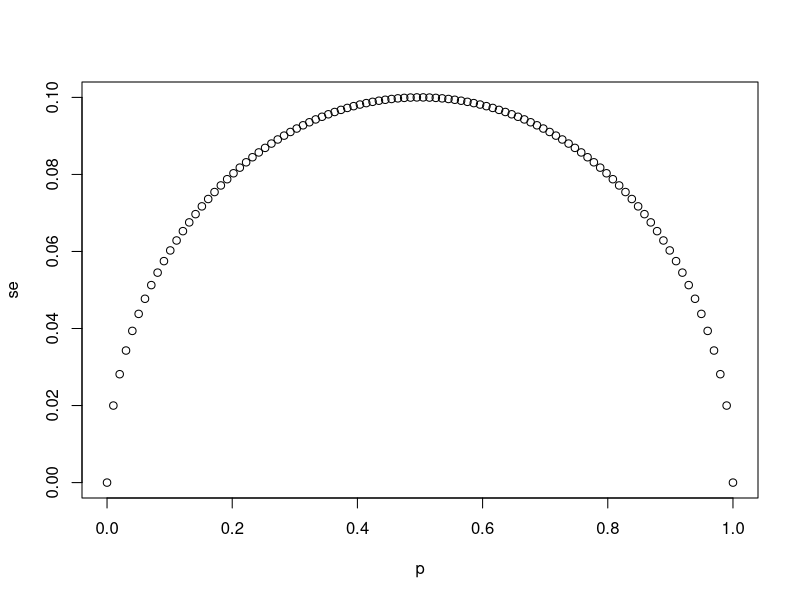
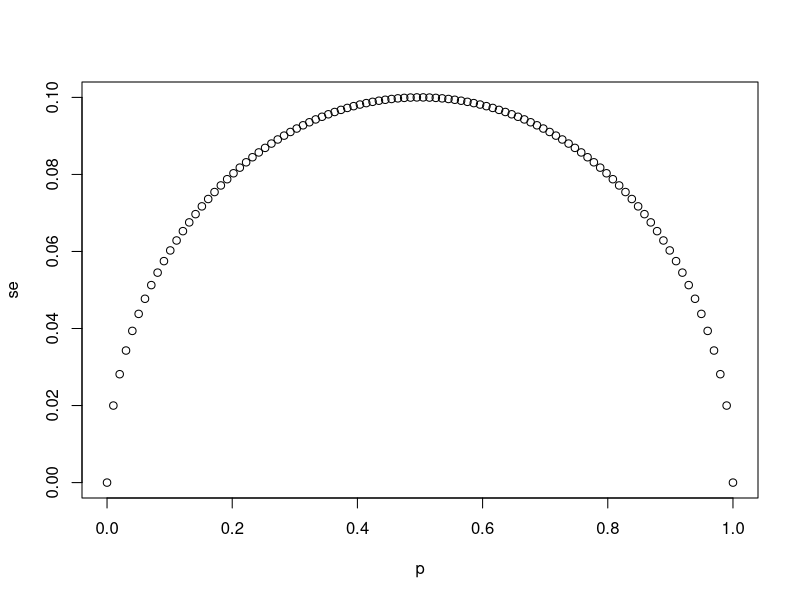
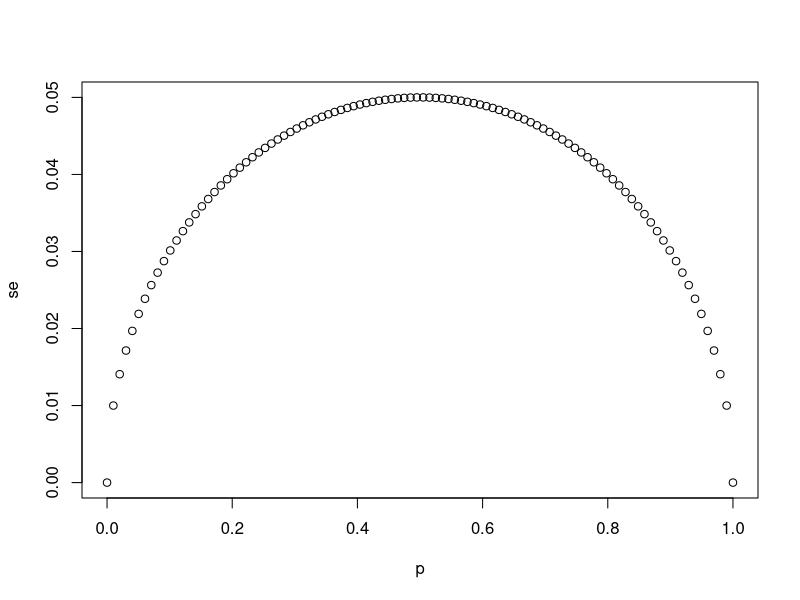
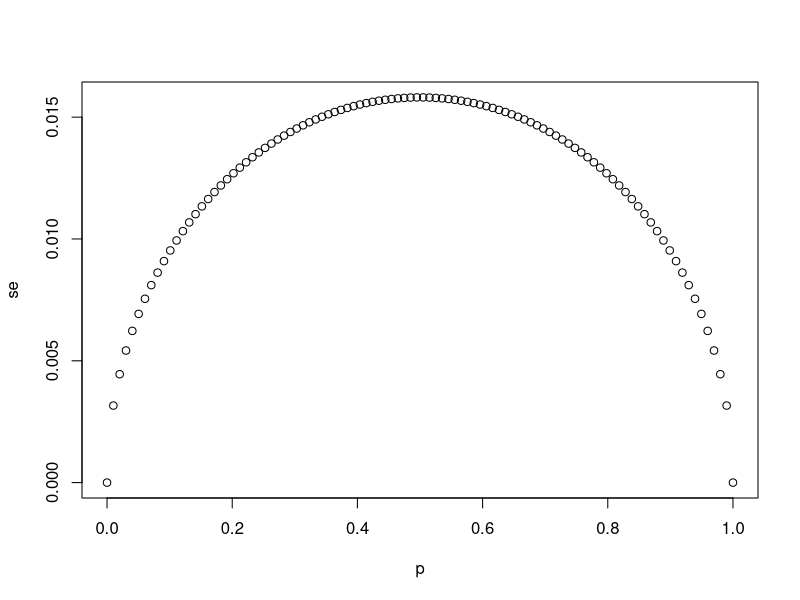
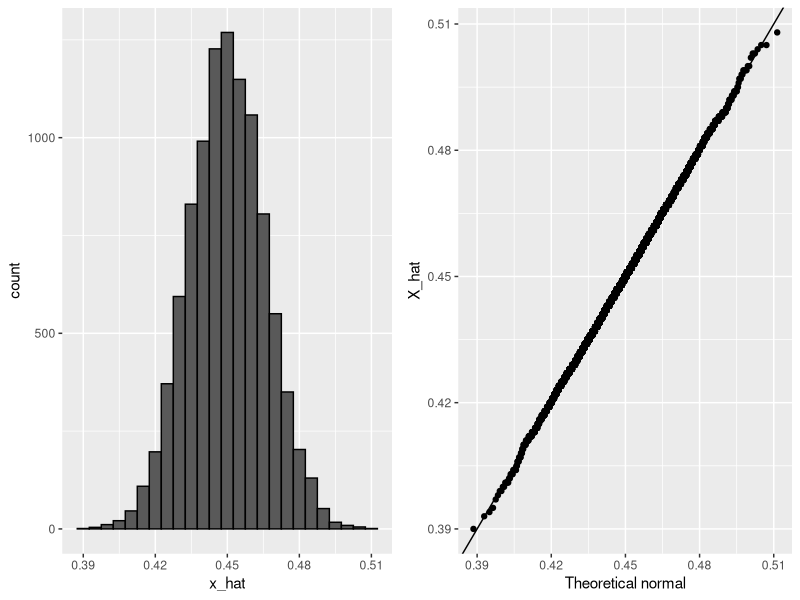
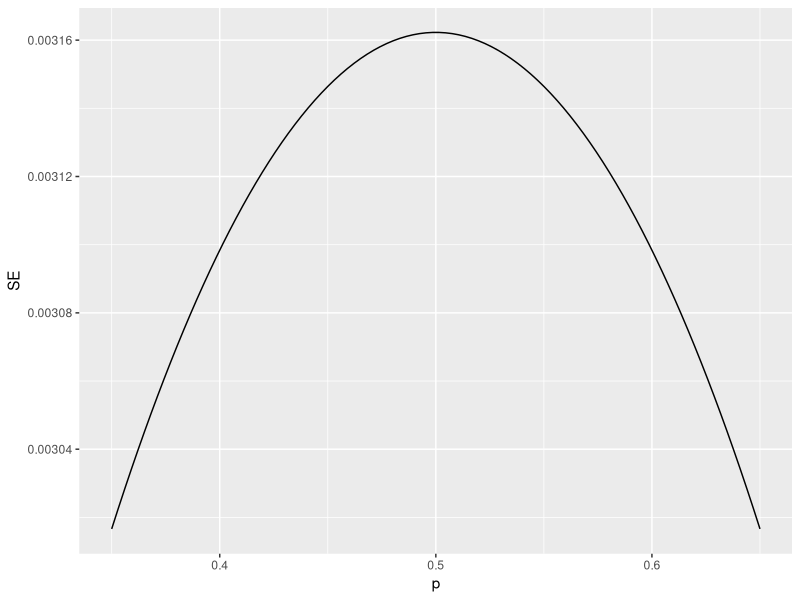

Here is the R script that generated these plots, in order:
# `N` represents the number of people polled
N <- 25

# Create a variable `p` that contains 100 proportions ranging from 0 to 1 using the `seq` function
p <- seq(0, 1, length = 100)

# Create a variable `se` that contains the standard error of each sample average
se <- sqrt(p*(1-p)/N)

# Plot `p` on the x-axis and `se` on the y-axis
plot(p, se)

# The vector `p` contains 100 proportions of Democrats ranging from 0 to 1 using the `seq` function
p <- seq(0, 1, length = 100)

# The vector `sample_sizes` contains the three sample sizes
sample_sizes <- c(25, 100, 1000)

# Write a for-loop that calculates the standard error `se` for every value of `p` for each of the three samples sizes `N` in the vector `sample_sizes`. Plot the three graphs, using the `ylim` argument to standardize the y-axis across all three plots.
for(N in sample_sizes){
  se <- sqrt(p*(1-p)/N)
  plot(p, se)
}

p <- 0.45    # unknown p to estimate
N <- 1000

# simulate one poll of size N and determine x_hat
x <- sample(c(0,1), size = N, replace = TRUE, prob = c(1-p, p))
x_hat <- mean(x)

# simulate B polls of size N and determine average x_hat
B <- 10000    # number of replicates
N <- 1000    # sample size per replicate
x_hat <- replicate(B, {
  x <- sample(c(0,1), size = N, replace = TRUE, prob = c(1-p, p))
  mean(x)
})

library(tidyverse)
library(gridExtra)
p1 <- data.frame(x_hat = x_hat) %>%
  ggplot(aes(x_hat)) +
  geom_histogram(binwidth = 0.005, color = "black")
p2 <- data.frame(x_hat = x_hat) %>%
  ggplot(aes(sample = x_hat)) +
  stat_qq(dparams = list(mean = mean(x_hat), sd = sd(x_hat))) +
  geom_abline() +
  ylab("X_hat") +
  xlab("Theoretical normal")
grid.arrange(p1, p2, nrow=1)

library(tidyverse)
N <- 100000
p <- seq(0.35, 0.65, length = 100)
SE <- sapply(p, function(x) 2*sqrt(x*(1-x)/N))
data.frame(p = p, SE = SE) %>%
  ggplot(aes(p, SE)) +
  geom_line()


